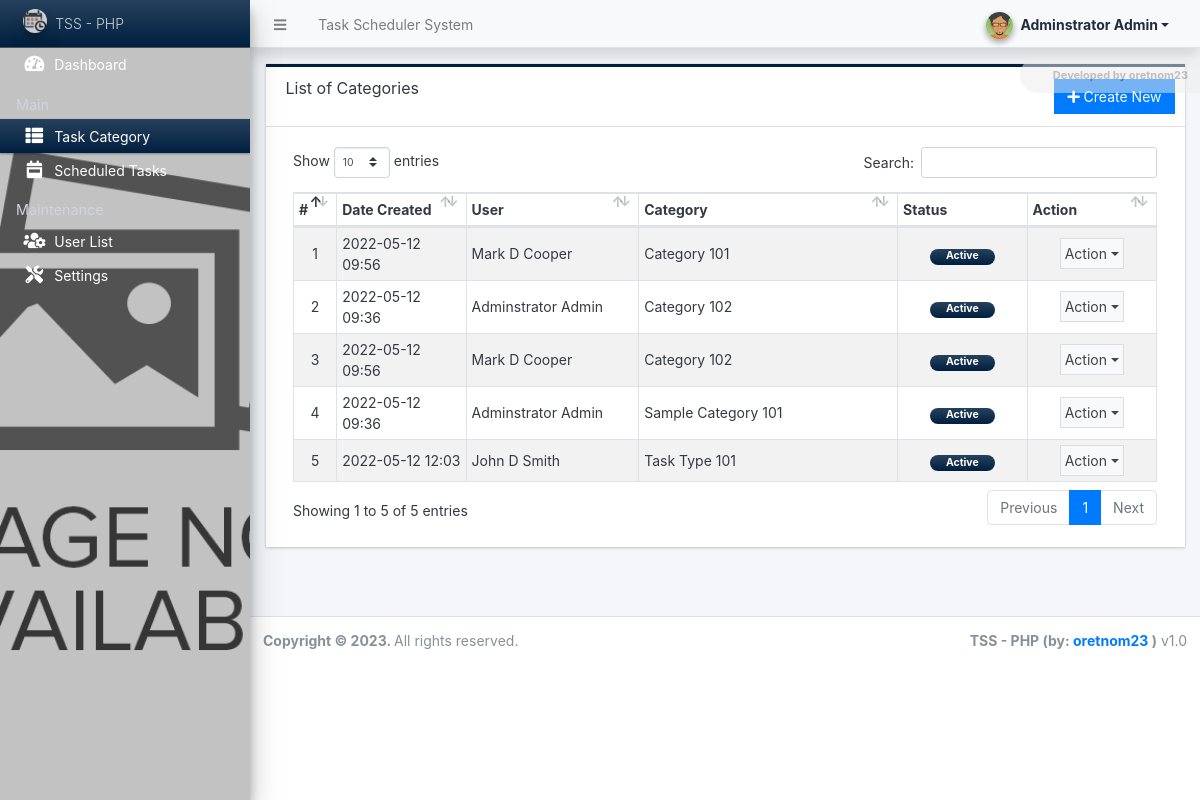
The app's page /admin/?page=categories (signed in) with its own data.
### tables this page shows
CREATE TABLE `category_list` (
  `id` int(30) NOT NULL,
  `user_id` int(30) NOT NULL,
  `name` text NOT NULL,
  `status` tinyint(1) NOT NULL DEFAULT 1,
  `delete_flag` tinyint(1) NOT NULL DEFAULT 0,
  `date_created` datetime NOT NULL DEFAULT current_timestamp(),
  `date_updated` datetime NOT NULL DEFAULT current_timestamp() ON UPDATE current_timestamp()
);

### config.php (called while the page is built, shortened)
<?php
require_once('classes/DBConnection.php');
require_once('classes/SystemSettings.php');
function validate_image($file){
	if(!empty($file)){
        $ex = explode("?",$file);
        $file = $ex[0];
        $ts = isset($ex[1]) ? "?".$ex[1] : '';
		if(is_file(base_app.$file)){
			return base_url.$file.$ts;
		}else{
			return base_url.'dist/img/no-image-available.png';
		}
	}else{
		return base_url.'dist/img/no-image-available.png';
	}
}
function isMobileDevice(){
    $aMobileUA = array(
        '/iphone/i' => 'iPhone',
        '/ipod/i' => 'iPod',
        '/ipad/i' => 'iPad',
        '/android/i' => 'Android',
        '/blackberry/i' => 'BlackBerry',
        '/webos/i' => 'Mobile'
    );
    return false;
}
?>

### classes/DBConnection.php (called while the page is built, shortened)
<?php
class DBConnection{
    private $host = DB_SERVER;
    private $username = DB_USERNAME;
    private $password = DB_PASSWORD;
    private $database = DB_NAME;
    public $conn;
    public function __construct(){
        if (!isset($this->conn)) {
            $this->conn = new mysqli($this->host, $this->username, $this->password, $this->database);
        }
    }
}
?>

### classes/SystemSettings.php (called while the page is built, shortened)
<?php
class SystemSettings extends DBConnection{
	function userdata($field = ''){
		if(!empty($field)){
			if(isset($_SESSION['userdata'][$field]))
				return $_SESSION['userdata'][$field];
			else
				return null;
		}else{
			return false;
		}
	}
	function info($field=''){
		if(!empty($field)){
			if(isset($_SESSION['system_info'][$field]))
				return $_SESSION['system_info'][$field];
			else
				return false;
		}else{
			return false;
		}
	}
}
$_settings = new SystemSettings();
?>

### admin/categories/index.php (the view, shortened to what this page needs)
<div class="card card-outline rounded-0 card-navy">
	<div class="card-header">
		<h3 class="card-title">List of Categories</h3>
		<div class="card-tools">
			<a href="javascript:void(0)" id="create_new" class="btn btn-flat btn-primary"><span class="fas fa-plus"></span>  Create New</a>
		</div>
	</div>
	<div class="card-body">
        <div class="container-fluid">
			<table class="table table-hover table-striped table-bordered" id="list">
				<?php if($_settings->userdata('type') != 1): ?>
				<colgroup>
					<col width="5%">
					<col width="15%">
					<col width="50%">
					<col width="15%">
					<col width="15%">
				</colgroup>
				<thead>
					<tr>
						<th>#</th>
						<th>Date Created</th>
						<th>Category</th>
						<th>Status</th>
						<th>Action</th>
					</tr>
				</thead>
				<?php else: ?>
				<colgroup>
					<col width="5%">
					<col width="15%">
					<col width="20%">
					<col width="30%">
					<col width="15%">
					<col width="15%">
				</colgroup>
				<thead>
					<tr>
						<th>#</th>
						<th>Date Created</th>
						<th>User</th>
						<th>Category</th>
						<th>Status</th>
						<th>Action</th>
					</tr>
				</thead>
				<?php endif; ?>
				<tbody>
					<?php
					$i = 1;
					$where = "";
						$qry = $conn->query("SELECT c.*, concat(u.firstname, coalesce(concat(' ',u.middlename), ''), ' ', u.lastname) as uname from `category_list` c inner join `users` u on c.user_id = u.id where c.delete_flag = 0 {$where} order by c.`name` asc ");
						while($row = $qry->fetch_assoc()):
					?>
						<tr>
							<td class="text-center"><?php echo $i++; ?></td>
							<td><?php echo date("Y-m-d H:i",strtotime($row['date_created'])) ?></td>
							<?php if($_settings->userdata('type') == 1): ?>
							<td><?php echo $row['uname'] ?></td>
							<?php endif; ?>
							<td><?php echo $row['name'] ?></td>
							<td class="text-center">
                                <?php if($row['status'] == 1): ?>
                                    <span class="badge badge-navy bg-gradient-navy px-3 rounded-pill">Active</span>
                                <?php else: ?>
                                    <span class="badge badge-light bg-gradient-light border text-dark px-3 rounded-pill">Inactive</span>
                                <?php endif; ?>
                            </td>
							<td align="center">
								 <button type="button" class="btn btn-flat p-1 btn-default btn-sm dropdown-toggle dropdown-icon" data-toggle="dropdown">
				                  		Action
				                  </button>
							</td>
						</tr>
					<?php endwhile; ?>
				</tbody>
			</table>
		</div>
	</div>
</div>

### admin/index.php (shortened to what this page needs)
<?php require_once('../config.php'); ?>
 <!DOCTYPE html>
<html lang="en" class="" style="height: auto;">
<?php require_once('inc/header.php') ?>
  <body class="sidebar-mini layout-fixed control-sidebar-slide-open layout-navbar-fixed sidebar-mini-md sidebar-mini-xs text-sm" data-new-gr-c-s-check-loaded="14.991.0" data-gr-ext-installed="" style="height: auto;">
    <div class="wrapper">
     <?php require_once('inc/topBarNav.php') ?>
     <?php require_once('inc/navigation.php') ?>
     <?php $page = isset($_GET['page']) ? $_GET['page'] : 'home';  ?>
      <div class="content-wrapper  pt-3" style="min-height: 567.854px;">
        <section class="content  text-dark">
          <div class="container-fluid">
            <?php
              if(!file_exists($page.".php") && !is_dir($page)){
                  include '404.html';
              }else{
                if(is_dir($page))
                  include $page.'/index.php';
                else
                  include $page.'.php';
              }
            ?>
          </div>
        </section>
      </div>
      <?php require_once('inc/footer.php') ?>
  </body>
</html>

### admin/inc/header.php (shortened to what this page needs)
<head>
    <link rel="stylesheet" href="<?php echo base_url ?>plugins/fontawesome-free/css/all.min.css">
    <link rel="stylesheet" href="<?php echo base_url ?>plugins/tempusdominus-bootstrap-4/css/tempusdominus-bootstrap-4.min.css">
  <link rel="stylesheet" href="<?php echo base_url ?>plugins/datatables-bs4/css/dataTables.bootstrap4.min.css">
  <link rel="stylesheet" href="<?php echo base_url ?>plugins/datatables-responsive/css/responsive.bootstrap4.min.css">
  <link rel="stylesheet" href="<?php echo base_url ?>plugins/datatables-buttons/css/buttons.bootstrap4.min.css">
  <link rel="stylesheet" href="<?php echo base_url ?>plugins/select2/css/select2.min.css">
  <link rel="stylesheet" href="<?php echo base_url ?>plugins/select2-bootstrap4-theme/select2-bootstrap4.min.css">
    <link rel="stylesheet" href="<?php echo base_url ?>plugins/icheck-bootstrap/icheck-bootstrap.min.css">
    <link rel="stylesheet" href="<?php echo base_url ?>plugins/jqvmap/jqvmap.min.css">
    <link rel="stylesheet" href="<?php echo base_url ?>dist/css/adminlte.css">
    <link rel="stylesheet" href="<?php echo base_url ?>dist/css/custom.css">
    <link rel="stylesheet" href="<?php echo base_url ?>plugins/overlayScrollbars/css/OverlayScrollbars.min.css">
    <link rel="stylesheet" href="<?php echo base_url ?>plugins/daterangepicker/daterangepicker.css">
    <link rel="stylesheet" href="<?php echo base_url ?>plugins/summernote/summernote-bs4.min.css">
  <link rel="stylesheet" href="<?php echo base_url ?>plugins/sweetalert2-theme-bootstrap-4/bootstrap-4.min.css">
  </head>

### admin/inc/topBarNav.php (shortened to what this page needs)
<nav class="main-header navbar navbar-expand navbar-light shadow text-sm">
  <ul class="navbar-nav">
    <li class="nav-item">
    <a class="nav-link" data-widget="pushmenu" href="#" role="button"><i class="fas fa-bars"></i></a>
    </li>
    <li class="nav-item d-none d-sm-inline-block">
      <a href="<?php echo base_url ?>" class="nav-link"><?php echo (!isMobileDevice()) ? $_settings->info('name'):$_settings->info('short_name'); ?></a>
    </li>
  </ul>
  <ul class="navbar-nav ml-auto">
    <li class="nav-item">
      <div class="btn-group nav-link">
            <button type="button" class="btn btn-rounded badge badge-light dropdown-toggle dropdown-icon" data-toggle="dropdown">
              <span><img src="<?php echo validate_image($_settings->userdata('avatar')) ?>" class="img-circle elevation-2 user-img" alt="User Image"></span>
              <span class="ml-3"><?php echo ucwords($_settings->userdata('firstname').' '.$_settings->userdata('lastname')) ?></span>
            </button>
        </div>
    </li>
  </ul>
</nav>

### admin/inc/navigation.php (shortened to what this page needs)
<aside class="main-sidebar sidebar-dark-navy elevation-4 sidebar-no-expand">
  <a href="<?php echo base_url ?>admin" class="brand-link bg-gradient-navy text-sm text-light">
  <img src="<?php echo validate_image($_settings->info('logo'))?>" alt="Store Logo" class="brand-image img-circle elevation-3" style="opacity: .8;width: 1.5rem;height: 1.5rem;max-height: unset">
  <span class="brand-text font-weight-light"><?php echo $_settings->info('short_name') ?></span>
  </a>
  <div class="sidebar os-host os-theme-light os-host-overflow os-host-overflow-y os-host-resize-disabled os-host-transition os-host-scrollbar-horizontal-hidden">
    <div class="os-content-glue" style="margin: 0px -8px; width: 249px; height: 646px;"></div>
    <div class="os-padding">
      <div class="os-viewport os-viewport-native-scrollbars-invisible" style="overflow-y: scroll;">
        <div class="os-content" style="padding: 0px 8px; height: 100%; width: 100%;">
          <nav class="mt-1">
             <ul class="nav nav-pills nav-sidebar flex-column text-sm nav-compact nav-flat nav-child-indent nav-collapse-hide-child" data-widget="treeview" role="menu" data-accordion="false">
              <li class="nav-item dropdown">
                <a href="./" class="nav-link nav-home">
                  <i class="nav-icon fas fa-tachometer-alt"></i>
                  <p>
                    Dashboard
                  </p>
                </a>
              </li>
              <li class="nav-header">Main</li>
              <li class="nav-item dropdown">
                <a href="<?php echo base_url ?>admin/?page=categories" class="nav-link nav-categories">
                  <i class="nav-icon fas fa-th-list"></i>
                  <p>
                    Task Category
                  </p>
                </a>
              </li>
              <li class="nav-item dropdown">
                <a href="<?php echo base_url ?>admin/?page=schedules" class="nav-link nav-schedules">
                  <i class="nav-icon fas fa-calendar-week"></i>
                  <p>
                    Scheduled Tasks
                  </p>
                </a>
              </li>
              <?php if($_settings->userdata('type') == 1): ?>
              <li class="nav-header">Maintenance</li>
              <li class="nav-item dropdown">
                <a href="<?php echo base_url ?>admin/?page=user/list" class="nav-link nav-user_list">
                  <i class="nav-icon fas fa-users-cog"></i>
                  <p>
                    User List
                  </p>
                </a>
              </li>
              <li class="nav-item dropdown">
                <a href="<?php echo base_url ?>admin/?page=system_info" class="nav-link nav-system_info">
                  <i class="nav-icon fas fa-tools"></i>
                  <p>
                    Settings
                  </p>
                </a>
              </li>
              <?php endif; ?>
            </ul>
          </nav>
        </div>
      </div>
    </div>
  </div>
</aside>

### admin/inc/footer.php (shortened to what this page needs)
<footer class="main-footer text-sm">
        <strong>Copyright © <?php echo date('Y') ?>.
        </strong>
        All rights reserved.
        <div class="float-right d-none d-sm-inline-block">
          <b><?php echo $_settings->info('short_name') ?> (by: <a href="mailto:oretnom23@gmail.com" target="blank">oretnom23</a> )</b> v1.0
        </div>
      </footer>
    </div>

### admin/inc/topBarNav.php (style rules this page uses)
.user-img { position: absolute; height: 27px; width: 27px; object-fit: cover; left: -7%; top: -12%; }
.btn-rounded { border-radius: 50px; }

### records on screen
category_list: date_created "2022-05-12 09:56", uname "Mark D Cooper", name "Category 101", status "Active"
category_list: date_created "2022-05-12 09:36", uname "Adminstrator Admin", name "Category 102", status "Active"
category_list: date_created "2022-05-12 09:56", uname "Mark D Cooper", name "Category 102", status "Active"
category_list: date_created "2022-05-12 09:36", uname "Adminstrator Admin", name "Sample Category 101", status "Active"
category_list: date_created "2022-05-12 12:03", uname "John D Smith", name "Task Type 101", status "Active"

### other values on screen
$_settings->info('name') "Task Scheduler System"
$_settings->userdata('firstname').' '.$_settings->userdata('lastname') "Adminstrator Admin"
$_settings->info('short_name') "TSS - PHP"
